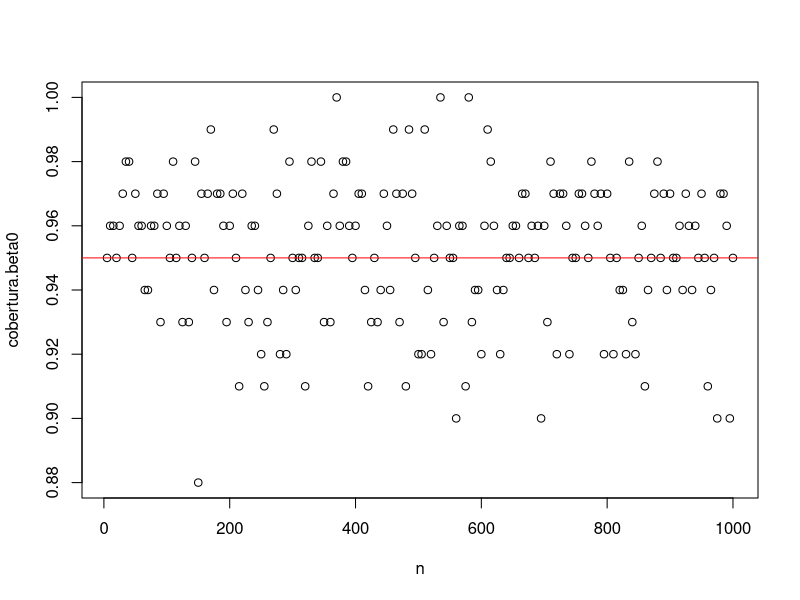
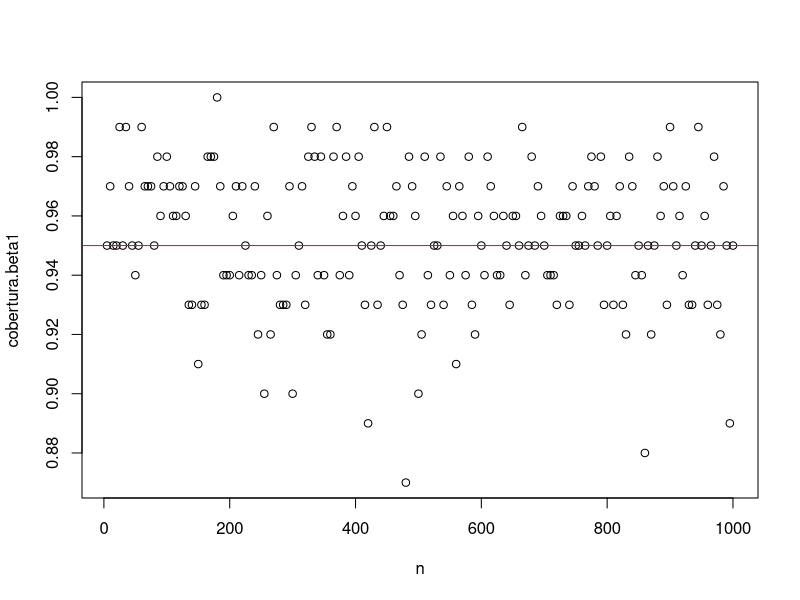
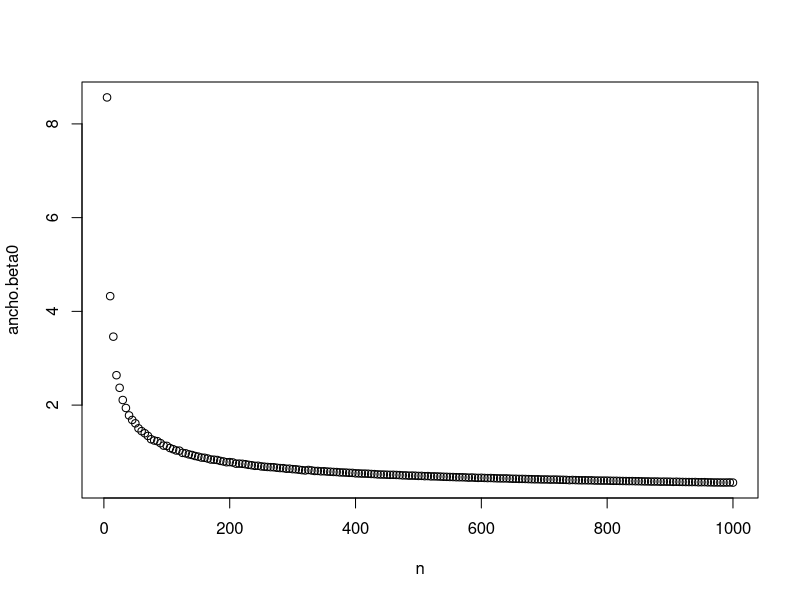
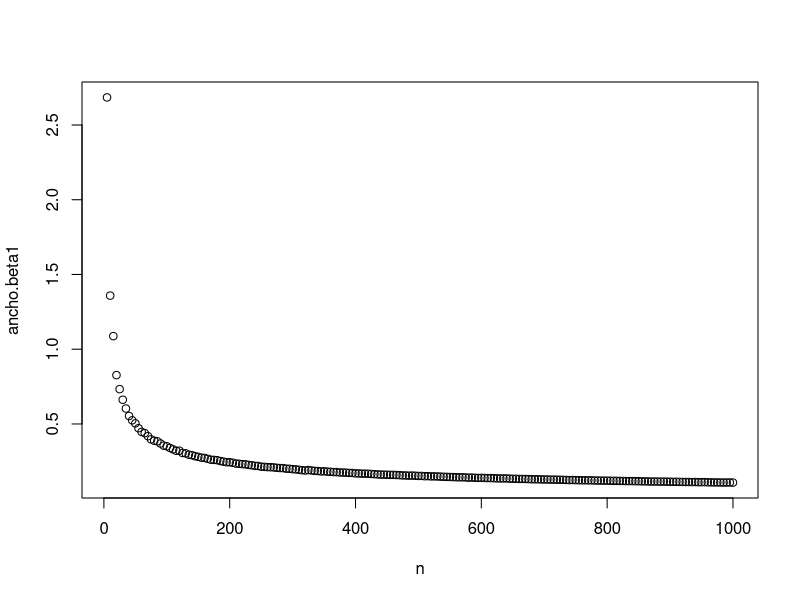
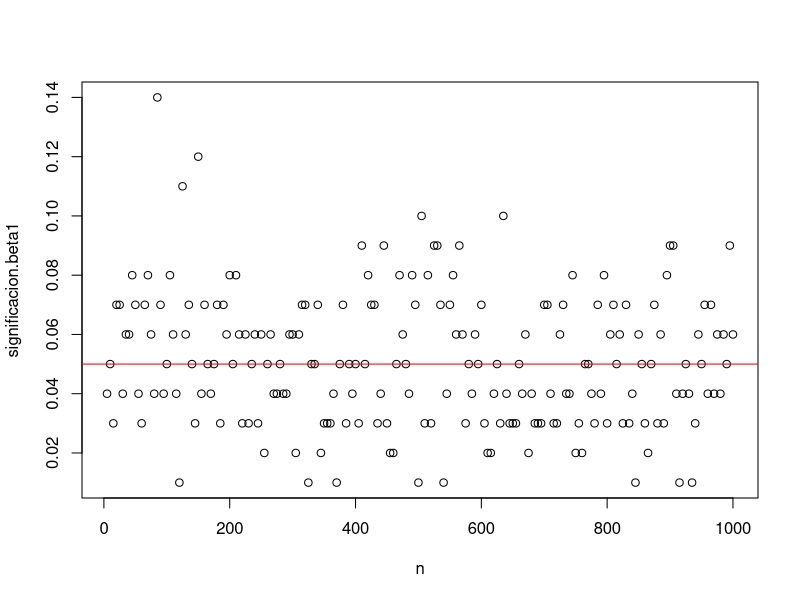

Reproduce these figures in R, in order.
#---------------------------------------------------------
#      Intervalo de confianza
#---------------------------------------------------------

#-------
# Ejercicio 1. Intervalo de confianza
n = 100
beta0 = 1
beta1 = 2
sigma <- 1
e = rnorm(n, 0, sigma)
x = runif(n, 1, 5)
y = beta0 + beta1*x +e
resultados <- summary(lm(y~x))$coefficients
beta0.lim.inf <- resultados[1,1] - qt(0.975, n-2)*resultados[1,2]
beta0.lim.sup <- resultados[1,1] + qt(0.975, n-2)*resultados[1,2]
beta1.lim.inf <- resultados[2,1] - qt(0.975, n-2)*resultados[2,2]
beta1.lim.sup <- resultados[2,1] + qt(0.975, n-2)*resultados[2,2]
c(beta0.lim.inf, beta0.lim.sup)
c(beta1.lim.inf, beta1.lim.sup)
beta0.lim.sup - beta0.lim.inf
beta1.lim.sup - beta1.lim.inf

#-------
# Ejercicio 2. Probabilidad de cobertura 1000 simulaciones de 100 datos
n = 100
n.sim = 1000
beta0 = 1
beta1 = 2
sigma <- 1
beta0.cobertura <- beta1.cobertura <- rep(0, n.sim)
for(i in 1:n.sim){
  e = rnorm(n, 0, sigma)
  x = runif(n, 1, 5)
  y = beta0 + beta1*x +e
  resultados <- summary(lm(y~x))$coefficients
  beta0.lim.inf <- resultados[1,1] - qt(0.975, n-2)*resultados[1,2]
  beta0.lim.sup <- resultados[1,1] + qt(0.975, n-2)*resultados[1,2]
  beta1.lim.inf <- resultados[2,1] - qt(0.975, n-2)*resultados[2,2]
  beta1.lim.sup <- resultados[2,1] + qt(0.975, n-2)*resultados[2,2]
  if(beta0 < beta0.lim.sup & beta0 > beta0.lim.inf){
    beta0.cobertura[i] <- 1  
  }
  if(beta1 < beta1.lim.sup & beta1 > beta1.lim.inf){
    beta1.cobertura[i] <- 1  
  }
}
mean(beta0.cobertura)
mean(beta1.cobertura)

#-------
# Ejercicio 3. Probabilidad de cobertura y longitud en 1000 simulaciones de 100 datos
n = seq(5, 1000, by = 5)
n.sim = 100
beta0 = 1
beta1 = 2
sigma <- 1
cobertura.beta0 <- cobertura.beta1 <- ancho.beta0 <- ancho.beta1 <- rep(NA, length(n))
for(j in 1:length(n)){
  beta0.cobertura <- beta1.cobertura <- beta0.ancho <- beta1.ancho <- rep(0, n.sim)
  for(i in 1:n.sim){
    e = rnorm(n[j], 0, sigma)
    x = runif(n[j], 1, 5)
    y = beta0 + beta1*x +e
    resultados <- summary(lm(y~x))$coefficients
    beta0.lim.inf <- resultados[1,1] - qt(0.975, n[j]-2)*resultados[1,2]
    beta0.lim.sup <- resultados[1,1] + qt(0.975, n[j]-2)*resultados[1,2]
    beta1.lim.inf <- resultados[2,1] - qt(0.975, n[j]-2)*resultados[2,2]
    beta1.lim.sup <- resultados[2,1] + qt(0.975, n[j]-2)*resultados[2,2]
    if(beta0 < beta0.lim.sup & beta0 > beta0.lim.inf){
      beta0.cobertura[i] <- 1  
    }
    if(beta1 < beta1.lim.sup & beta1 > beta1.lim.inf){
      beta1.cobertura[i] <- 1  
    }
    beta0.ancho[i] <- beta0.lim.sup - beta0.lim.inf
    beta1.ancho[i] <- beta1.lim.sup - beta1.lim.inf
  }
  cobertura.beta0[j] <- mean(beta0.cobertura)
  cobertura.beta1[j] <- mean(beta1.cobertura)
  ancho.beta0[j] <- mean(beta0.ancho)
  ancho.beta1[j] <- mean(beta1.ancho)
}
plot(n, cobertura.beta0)
abline(h=0.95, col = "red")
plot(n, cobertura.beta1)
abline(h=0.95, col = "red")

plot(n, ancho.beta0)
plot(n, ancho.beta1)
  
  
#---------------------------------------------------------
#      Prueba de hipótesis
#---------------------------------------------------------

#-------
# Ejercicio 1. Prueba de hipótesis
n = 100
beta0 = 1
beta1 = 0
sigma <- 1
e = rnorm(n, 0, sigma)
x = runif(n, 1, 5)
y = beta0 + beta1*x +e
valor.p.beta1 <- summary(lm(y~x))$coefficients[2,4]
valor.p.beta1 < 0.05

#-------
# Ejercicio 2. Nivel de significación de la prueba de hipótesis
n = 100
n.sim = 1000
beta0 = 1
beta1 = 0
sigma <- 1
beta1.significacion <- rep(0, n.sim)
for(i in 1:n.sim){
  e = rnorm(n, 0, sigma)
  x = runif(n, 1, 5)
  y = beta0 + beta1*x +e
  valor.p.beta1 <- summary(lm(y~x))$coefficients[2,4]
  if(valor.p.beta1 < 0.05){
    beta1.significacion[i] <- 1  
  }
}
mean(beta1.significacion)

#-------
# Ejercicio 3. Nivel de significación en 1000 simulaciones de 100 datos
n = seq(5, 1000, by = 5)
n.sim = 100
beta0 = 1
beta1 = 0
sigma <- 1
significacion.beta1 <- rep(NA, length(n))
for(j in 1:length(n)){
  beta1.significacion <- rep(0, n.sim)
  for(i in 1:n.sim){
    e = rnorm(n[j], 0, sigma)
    x = runif(n[j], 1, 5)
    y = beta0 + beta1*x +e
    valor.p.beta1 <- summary(lm(y~x))$coefficients[2,4]
    if(valor.p.beta1 < 0.05){
      beta1.significacion[i] <- 1  
    }
  }
  significacion.beta1[j] <- mean(beta1.significacion)
}
plot(n, significacion.beta1)
abline(h=0.05, col = "red")
